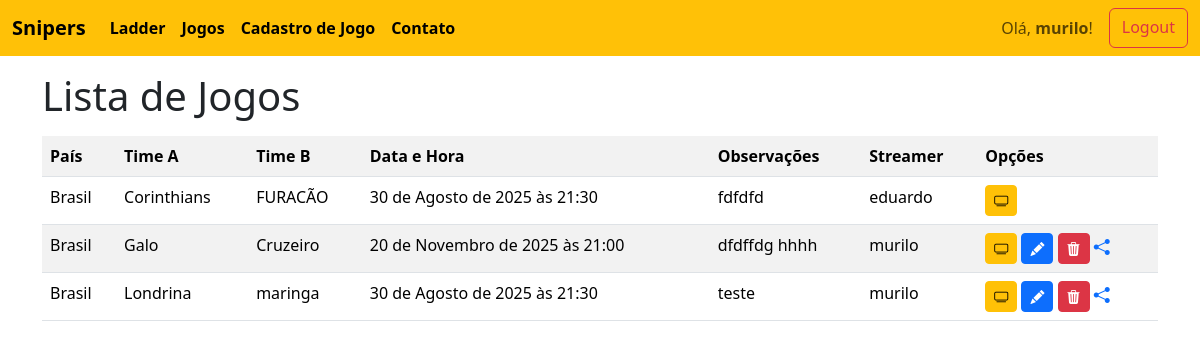
Screenshot of / (signed in) with the database file from the repository.
### jogos/models.py (models this page shows, shortened)
class Jogo(models.Model):
    timea = models.CharField(max_length=50, verbose_name='Time A')
    timeb = models.CharField(max_length=50, verbose_name='Time B')
    horario = models.DateTimeField()
    pais = models.CharField(max_length=50, verbose_name="País", null=True)
    observacoes = models.TextField(verbose_name="Observações", null=True)
    usuario = models.ForeignKey(User, on_delete=models.PROTECT)

### jogos/views.py (the view)
# urls.py: path('', JogoList.as_view(), name="listar-jogos"),
class JogoList(ListView):
    model = Jogo
    template_name = 'jogos/listas/jogo.html'

### jogos/templates/jogos/listas/jogo.html (shortened to what this page needs)
{% extends 'base.html' %}
{% load static %}
{% block conteudo %}
    <div class="container">
        <p class="lead">
        {% if user.is_authenticated %}
        <h1>Lista de Jogos</h1>
    </p>
    </div>
    <div class="container">
        <div class="table-responsive">
            <table class="table table-striped">
                <tr>
                    <th>País</th>
                    <th>Time A</th>
                    <th>Time B</th>
                    <th>Data e Hora</th>
                    <th>Observações</th>
                    <th>Streamer</th>
                    <th>Opções</th>
                </tr>
                {% for jogo in object_list %}
                <tr>
                    <td>{{ jogo.pais }}
                    <td>{{ jogo.timea }}
                    <td>{{ jogo.timeb }}
                    <td>{{ jogo.horario }}
                    <td>{{ jogo.observacoes }}
                    <td>{{ jogo.usuario }}
                    <td>
                        <a href="{% url 'streams' jogo.pk %}" class="btn btn-warning btn-sm" title="Assistir"><i class="bi bi-tv"></i></a>
                        {% if request.user == jogo.usuario %}
                            <a href="{% url 'atualizar-jogo' jogo.pk %}" class="btn btn-primary btn-sm" title="Editar"><i class="bi bi-pencil-fill"></i></a>
                            <a href="{% url 'deletar-jogo' jogo.pk %}" class="btn btn-danger btn-sm" title="Excluir"><i class="bi bi-trash3-fill"></i></a>
                            <a href="{% url 'streams' jogo.pk %}" title="Compartilhar"><i class="bi bi-share-fill"></i></a>
                        {% endif %}
                    </td>
                </tr>
                {% empty %}
                <tr>
                    <td colspan='3'>Nenhum campo registrado.</td>
                </tr>
                {% endfor %}
            </table>
        </div>
        {% endif %}
    </div>
{% endblock %}

### streams/templates/base.html (shortened to what this page needs)
{% load static %}
<!DOCTYPE html>
<html lang="pt-br">
<head>
    <link href="https://cdn.jsdelivr.net/npm/bootstrap@5.3.1/dist/css/bootstrap.min.css" rel="stylesheet">
    <link rel="stylesheet" href="https://cdn.jsdelivr.net/npm/bootstrap-icons@1.10.5/font/bootstrap-icons.css">
</head>
<body>
    {% block menu %}
    <nav class="navbar navbar-expand-lg bg-warning fixed-top">
        <br>
        <div class="container-fluid">
          <a class="navbar-brand" href="{% url 'sobre' %}"><strong>Snipers</strong></a>
          <div class="collapse navbar-collapse" id="navbarSupportedContent">
            <ul class="navbar-nav me-auto mb-2 mb-lg-0">
              <li class="nav-item"><a class="nav-link active" href="{% url 'ladder' %}"><strong>Ladder</strong></a></li>
              {% if request.user.is_authenticated %}
              <li class="nav-item">
                    <a class="nav-link active" aria-current="page" href="{% url 'listar-jogos' %}"><strong>Jogos</strong></a>
              </li>
              <li class="nav-item">
                <a class="nav-link active" href="{% url 'cadastrar-jogo' %}"><strong>Cadastro de Jogo</strong></a>
                </li>
              {% endif %}
                <li class="nav-item">
                    <a class="nav-link active" href="{% url 'contato' %}"><strong>Contato</strong></a>
                </li>
            </ul>
            <form class="d-flex" role="Login">
              {% if request.user.is_authenticated %}
                  <span class="navbar-text me-3">Olá, <strong>{{ request.user.username }}</strong>!</span>
                  <a class="btn btn-outline-danger" href="{% url 'logout' %}">Logout</a>
              {% else %}
                  <button id="btn-login-popup" class="btn btn-outline-success">Login</button>
              {% endif %}
          </form>
          </div>
        </div>
    </nav>
    {% endblock %}
    {% block conteudo %}
    {% endblock %}
</body>
</html>

### streams/templates/base.html (style rules this page uses)
body { padding-top: 56px; }

### rows the page displays
Jogo: pais "Brasil", timea "Corinthians", timeb "FURACÃO", horario "30 de Agosto de 2025 às 21:30", observacoes "fdfdfd", usuario "eduardo"
Jogo: pais "Brasil", timea "Galo", timeb "Cruzeiro", horario "20 de Novembro de 2025 às 21:00", observacoes "dfdffdg hhhh", usuario "murilo"
Jogo: pais "Brasil", timea "Londrina", timeb "maringa", horario "30 de Agosto de 2025 às 21:30", observacoes "teste", usuario "murilo"

### other values shown
{{ request.user.username }} "murilo"
